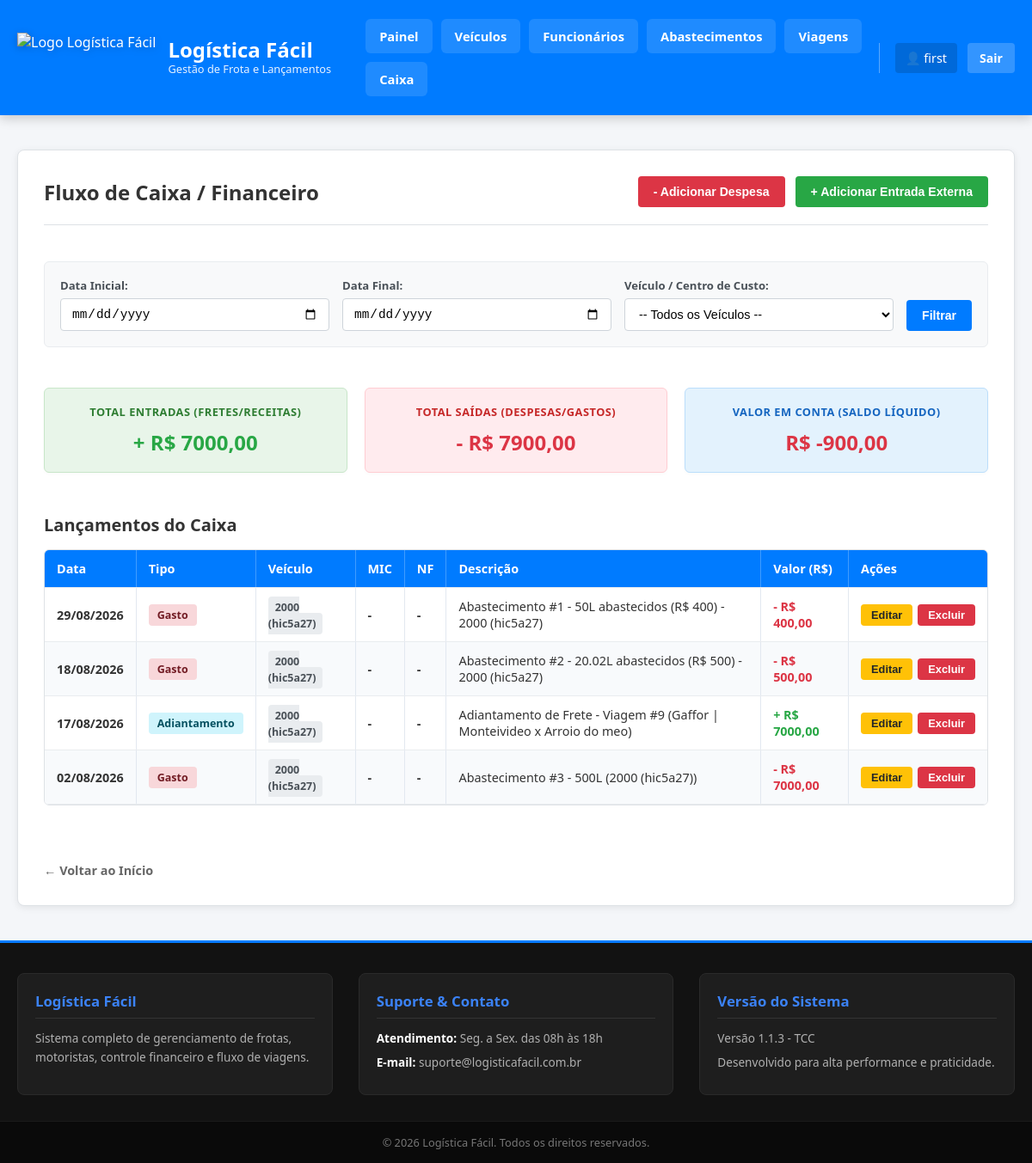
/caixa/ (signed in), run on the app's committed database.
### app/models.py (models this page shows, shortened)
class Caixa(models.Model):
    TIPO_CHOICES = [
        ('despesa', 'Despesa / Gasto (-)'),
        ('adiantamento', 'Recebimento - Adiantamento (+)'),
        ('quitacao', 'Recebimento - Quitação (+)'),
        ('receita_extra', 'Entrada Externa / Receita (+)'),
    ]
    usuario = models.ForeignKey(User, on_delete=models.CASCADE, verbose_name="Usuário", db_index=True)
    data = models.DateField(verbose_name="Data", db_index=True)
    valor_entrada = models.DecimalField(max_digits=10, decimal_places=2, default=0.00, verbose_name="Valor Entrada (+)")
    valor_saida = models.DecimalField(max_digits=10, decimal_places=2, default=0.00, verbose_name="Valor Saída (-)")
    tipo = models.CharField(max_length=20, choices=TIPO_CHOICES, verbose_name="Tipo de Lançamento")
    centro_de_custo = models.CharField(max_length=100, verbose_name="Centro de Custo / Veículo")
    viagem = models.ForeignKey('Viagem', on_delete=models.SET_NULL, blank=True, null=True, verbose_name="Viagem Origem")
    descricao = models.TextField(verbose_name="Descrição")
    @property
    def mic_exibicao(self):
        return self.viagem.mic if (self.viagem and self.viagem.mic) else "-"
    @property
    def nota_fiscal_exibicao(self):
        return self.viagem.nota_fiscal if (self.viagem and self.viagem.nota_fiscal) else "-"
    nota_fiscal = models.CharField(max_length=50, blank=True, null=True, verbose_name="Nota Fiscal")
    class Meta:
        db_table = 'caixa'
        verbose_name = "Fluxo de Caixa"
        verbose_name_plural = "Fluxos de Caixa"

class Viagem(models.Model):
    STATUS_VIAGEM_CHOICES = [
        ('planejada', 'Planejada'),
        ('em_andamento', 'Em Andamento'),
        ('concluida', 'Concluída'),
        ('quitada', 'Quitada'),
        ('cancelada', 'Cancelada'),
    ]
    usuario = models.ForeignKey(User, on_delete=models.CASCADE, verbose_name="Usuário", db_index=True)
    contratante = models.CharField(max_length=150, verbose_name="Contratante")
    data_inicio = models.DateField(verbose_name="Data de Início", db_index=True)
    data_final = models.DateField(blank=True, null=True, verbose_name="Data Final")
    data_adiantamento = models.DateField(blank=True, null=True, verbose_name="Data do Adiantamento")
    data_quitacao = models.DateField(blank=True, null=True, verbose_name="Data da Quitação")
    local_inicio = models.CharField(max_length=255, verbose_name="Local de Início")
    local_final = models.CharField(max_length=255, verbose_name="Local Final")
    km_rodados = models.DecimalField(max_digits=8, decimal_places=2, default=0.0, verbose_name="KM Rodados")
    status_da_viagem = models.CharField(max_length=20, choices=STATUS_VIAGEM_CHOICES, default='planejada', verbose_name="Status da Viagem", db_index=True)
    carga = models.CharField(max_length=150, blank=True, null=True, verbose_name="Carga")
    nota_fiscal = models.CharField(max_length=50, blank=True, null=True, verbose_name="Nota Fiscal")
    mic = models.CharField(max_length=50, blank=True, null=True, verbose_name="MIC")
    motorista = models.ForeignKey(Funcionario, on_delete=models.PROTECT, related_name="viagens_motorista", verbose_name="Motorista")
    veiculo_1 = models.ForeignKey(Veiculo, on_delete=models.PROTECT, related_name="viagens_veiculo", verbose_name="Veículo Principal")
    reboque = models.ForeignKey(Veiculo, on_delete=models.SET_NULL, blank=True, null=True, related_name="viagens_reboque", verbose_name="Reboque")
    valor_adiantamento = models.DecimalField(max_digits=10, decimal_places=2, verbose_name="Valor do Adiantamento")
    valor_quitacao = models.DecimalField(max_digits=10, decimal_places=2, verbose_name="Valor da Quitação")
    media = models.DecimalField(max_digits=6, decimal_places=2, default=0.0, verbose_name="Média de Consumo (km/L)")
    descricao = models.TextField(blank=True, null=True, verbose_name="Descrição")
    class Meta:
        db_table = 'viagens'
        verbose_name = "Viagem"
        verbose_name_plural = "Viagens"

### app/views.py (the view)
# urls.py: path('caixa/', views.lista_caixa, name='lista_caixa'),
@login_required
def lista_caixa(request):
    gastos = Caixa.objects.filter(usuario=request.user).order_by('-data')
    veiculos_usuario = Veiculo.objects.filter(usuario=request.user)
    data_inicio = request.GET.get('data_inicio')
    data_fim = request.GET.get('data_fim')
    veiculo_id = request.GET.get('veiculo')
    if data_inicio:
        gastos = gastos.filter(data__gte=data_inicio)
    if data_fim:
        gastos = gastos.filter(data__lte=data_fim)
    if veiculo_id:
        veiculo_obj = get_object_or_404(Veiculo, id=veiculo_id, usuario=request.user)
        gastos = gastos.filter(centro_de_custo=str(veiculo_obj))
    total_entradas = sum(g.valor_entrada for g in gastos)
    total_saidas = sum(g.valor_saida for g in gastos)
    saldo_conta = total_entradas - total_saidas
    return render(request, 'enterprise/caixa/caixa.html', {
        'gastos': gastos,
        'veiculos_usuario': veiculos_usuario,
        'total_entradas': total_entradas,
        'total_saidas': total_saidas,
        'saldo_conta': saldo_conta,
        'data_inicio': data_inicio or '',
        'data_fim': data_fim or '',
        'veiculo_selecionado': int(veiculo_id) if veiculo_id else '',
    })

### app/templates/enterprise/caixa/caixa.html (shortened to what this page needs)
{% extends 'base.html' %}
{% load static %}
{% block extra_css %}
    <link rel="stylesheet" href="{% static 'css/content.css' %}?v=15.0">
{% endblock %}
{% block content %}
<div class="container_principal-lista_caixa">
    <div class="cabecalho_pagina-lista_caixa">
        <h2 class="titulo_pagina-lista_caixa">Fluxo de Caixa / Financeiro</h2>
        <div class="container_acoes_cabecalho-lista_caixa">
            <a href="{% url 'add_despesa_caixa' %}" class="link_novo-lista_caixa">
                <button type="button" class="btn_novo_gasto-lista_caixa">
                    - Adicionar Despesa
                </button>
            </a>
            <a href="{% url 'add_entrada_caixa' %}" class="link_novo-lista_caixa">
                <button type="button" class="btn_nova_entrada-lista_caixa">
                    + Adicionar Entrada Externa
                </button>
            </a>
        </div>
    </div>
    <hr class="divisor-lista_caixa"><br>
    <form method="GET" class="container_filtro-lista_caixa">
        <div class="grupo_filtro-lista_caixa">
            <label>Data Inicial:</label>
            <input type="date" name="data_inicio" value="{{ data_inicio }}">
        </div>
        <div class="grupo_filtro-lista_caixa">
            <label>Data Final:</label>
            <input type="date" name="data_fim" value="{{ data_fim }}">
        </div>
        <div class="grupo_filtro-lista_caixa">
            <label>Veículo / Centro de Custo:</label>
            <select name="veiculo">
                <option value="">-- Todos os Veículos --</option>
            </select>
        </div>
        <div class="botoes_filtro-lista_caixa">
            <button type="submit" class="btn_filtrar-lista_caixa">Filtrar</button>
        </div>
    </form>
    <br>
    <div class="cards_resumo-lista_caixa">
        <div class="card_financeiro-lista_caixa card_entradas-lista_caixa">
            <h4>Total Entradas (Fretes/Receitas)</h4>
            <p>+ R$ {{ total_entradas|floatformat:2 }}</p>
        </div>
        <div class="card_financeiro-lista_caixa card_saidas-lista_caixa">
            <h4>Total Saídas (Despesas/Gastos)</h4>
            <p>- R$ {{ total_saidas|floatformat:2 }}</p>
        </div>
        <div class="card_financeiro-lista_caixa card_saldo-lista_caixa">
            <h4>Valor em Conta (Saldo Líquido)</h4>
            <p class="{% if saldo_conta < 0 %}valor_vermelho-lista_caixa{% else %}valor_azul-lista_caixa{% endif %}">
                R$ {{ saldo_conta|floatformat:2 }}
            </p>
        </div>
    </div>
    <br>
    <h3 class="subtitulo_tabela-lista_caixa">Lançamentos do Caixa</h3>
    {% if gastos %}
        <div class="wrapper_tabela-lista_caixa">
            <table class="tabela_frota-lista_caixa">
                <thead>
                    <tr>
                        <th>Data</th>
                        <th>Tipo</th>
                        <th>Veículo</th>
                        <th>MIC</th>
                        <th>NF</th>
                        <th>Descrição</th>
                        <th>Valor (R$)</th>
                        <th class="coluna_acoes-lista_caixa">Ações</th>
                    </tr>
                </thead>
                <tbody>
                    {% for gasto in gastos %}
                        <tr class="{% cycle 'linha_branca-lista_caixa' 'linha_cinza-lista_caixa' %}">
                            <td class="texto_negrito-lista_caixa">{{ gasto.data|date:"d/m/Y" }}</td>
                            <td>
                                {% if gasto.tipo == 'despesa' %}
                                    <span class="badge_tipo-lista_caixa badge_despesa-lista_caixa">Gasto</span>
                                {% elif gasto.tipo == 'adiantamento' %}
                                    <span class="badge_tipo-lista_caixa badge_adiantamento-lista_caixa">Adiantamento</span>
                                {% elif gasto.tipo == 'quitacao' %}
                                    <span class="badge_tipo-lista_caixa badge_quitacao-lista_caixa">Quitação</span>
                                {% else %}
                                    <span class="badge_tipo-lista_caixa badge_receita-lista_caixa">Entrada Extra</span>
                                {% endif %}
                            </td>
                            <td><span class="badge_centro-lista_caixa">{{ gasto.centro_de_custo }}</span></td>
                            <td class="texto_negrito-lista_caixa">{{ gasto.mic_exibicao }}</td>
                            <td class="texto_negrito-lista_caixa">{{ gasto.nota_fiscal_exibicao }}</td>
                            <td>{{ gasto.descricao }}</td>
                            <td class="texto_negrito-lista_caixa valor_coluna-lista_caixa">
                                {% if gasto.tipo == 'despesa' %}
                                    <span class="valor_vermelho-lista_caixa">- R$ {{ gasto.valor_saida }}</span>
                                {% else %}
                                    <span class="valor_verde-lista_caixa">+ R$ {{ gasto.valor_entrada }}</span>
                                {% endif %}
                            </td>
                            <td>
                                <div class="container_botoes-lista_caixa">
                                    <a href="{% url 'edit_caixa' gasto.id %}" class="link_acao-lista_caixa">
                                        <button type="button" class="btn_editar-lista_caixa">Editar</button>
                                    </a>
                                    <form action="{% url 'excluir_caixa' gasto.id %}" method="POST" class="form_excluir-lista_caixa" data-confirm-exclusao>
                                        <button type="submit" class="btn_excluir-lista_caixa">Excluir</button>
                                    </form>
                                </div>
                            </td>
                        </tr>
                    {% endfor %}
                </tbody>
            </table>
        </div>
    {% else %}
        <div class="aviso_vazio-lista_caixa">Nenhum lançamento encontrado para os filtros selecionados.</div>
    {% endif %}
    <br><br>
    <a href="{% url 'home' %}" class="link_voltar_home-lista_caixa">← Voltar ao Início</a>
</div>
{% endblock %}

### app/templates/base.html (shortened to what this page needs)
{% load static %}
<!DOCTYPE html>
<html lang="pt-BR">
<head>
    <link rel="stylesheet" href="{% static 'css/style.css' %}">
    {% block extra_css %}{% endblock %}
</head>
<body class="corpo-base">
    <header class="cabecalho-base">
        <div class="container_cabecalho-base">
            <div class="marca_cabecalho-base">
                <a href="{% if request.user.is_authenticated %}{% url 'home' %}{% else %}{% url 'login' %}{% endif %}" class="link_logo-base">
                    <img src="{% static 'img/logo_caminhao.png' %}" alt="Logo Logística Fácil" class="img_logo-base">
                    <div class="texto_marca-base">
                        <span class="titulo_sistema-base">Logística Fácil</span>
                        <span class="subtitulo_sistema-base">Gestão de Frota e Lançamentos</span>
                    </div>
                </a>
            </div>
            {% if request.user.is_authenticated %}
                <nav class="navegacao-base" id="navegacaoBase">
                    <div class="links_navegacao-base">
                        <a href="{% url 'home' %}" class="item_link-base">Painel</a>
                        <a href="{% url 'lista_veiculos' %}" class="item_link-base">Veículos</a>
                        <a href="{% url 'lista_funcionario' %}" class="item_link-base">Funcionários</a>
                        <a href="{% url 'lista_abastecida' %}" class="item_link-base">Abastecimentos</a>
                        <a href="{% url 'lista_viagem' %}" class="item_link-base">Viagens</a>
                        <a href="{% url 'lista_caixa' %}" class="item_link-base">Caixa</a>
                    </div>
                    <div class="usuario_info-base">
                        <a href="{% url 'perfil_user' %}" class="link_perfil_usuario-base" title="Acessar Perfil">
                            👤 {{ request.user.username }}
                        </a>
                        <a href="{% url 'logout' %}" class="btn_sair-base">Sair</a>
                    </div>
                </nav>
            {% endif %}
        </div>
    </header>
    <main class="conteudo_principal-base">
        {% block content %}{% endblock %}
    </main>
    <footer class="rodape-base">
        <div class="container_rodape-base">
            <div class="coluna_rodape-base">
                <h4 class="titulo_coluna-base">Logística Fácil</h4>
                <p class="texto_coluna-base">Sistema completo de gerenciamento de frotas, motoristas, controle financeiro e fluxo de viagens.</p>
            </div>
            <div class="coluna_rodape-base">
                <h4 class="titulo_coluna-base">Suporte & Contato</h4>
                <p class="item_contato-base"><strong>Atendimento:</strong> Seg. a Sex. das 08h às 18h</p>
                <p class="item_contato-base"><strong>E-mail:</strong> suporte@logisticafacil.com.br</p>
            </div>
            <div class="coluna_rodape-base">
                <h4 class="titulo_coluna-base">Versão do Sistema</h4>
                <p class="texto_coluna-base">Versão 1.1.3 - TCC</p>
                <p class="texto_coluna-base">Desenvolvido para alta performance e praticidade.</p>
            </div>
        </div>
        <div class="copia_direitos-base">
            &copy; {% now "Y" %} Logística Fácil. Todos os direitos reservados.
        </div>
    </footer>
</body>
</html>

### data on the page
Caixa: data "29/08/2026", tipo "Gasto", centro_de_custo "2000 (hic5a27)", mic_exibicao "-", nota_fiscal_exibicao "-", descricao "Abastecimento #1 - 50L abastecidos (R$ 400) - 2000 (hic5a27)", valor_saida "400,00"
Caixa: data "18/08/2026", tipo "Gasto", centro_de_custo "2000 (hic5a27)", mic_exibicao "-", nota_fiscal_exibicao "-", descricao "Abastecimento #2 - 20.02L abastecidos (R$ 500) - 2000 (hic5a27)", valor_saida "500,00"
Caixa: data "17/08/2026", tipo "Adiantamento", centro_de_custo "2000 (hic5a27)", mic_exibicao "-", nota_fiscal_exibicao "-", descricao "Adiantamento de Frete - Viagem #9 (Gaffor | Monteivideo x Arroio do meo)", valor_entrada "7000,00"
Caixa: data "02/08/2026", tipo "Gasto", centro_de_custo "2000 (hic5a27)", mic_exibicao "-", nota_fiscal_exibicao "-", descricao "Abastecimento #3 - 500L (2000 (hic5a27))", valor_saida "7000,00"

### other printed values
{{ request.user.username }} "first"
{{ total_entradas|floatformat:2 }} "7000,00"
{{ total_saidas|floatformat:2 }} "7900,00"
{{ saldo_conta|floatformat:2 }} "-900,00"
